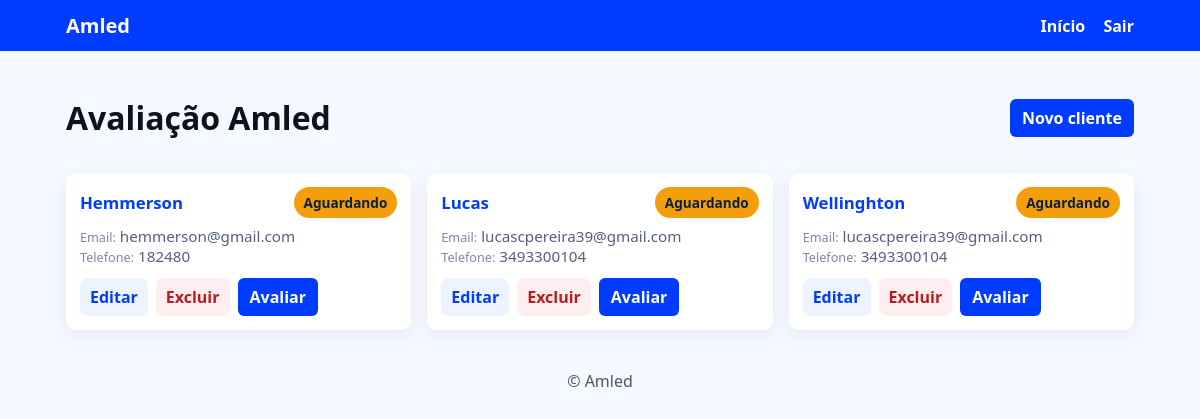
The app's page / (signed in) with its own data.
### clientes/models.py (models this page shows, shortened)
class Client(models.Model):
    nome = models.CharField(max_length=200)
    email = models.EmailField(blank=True)
    telefone = models.CharField(max_length=30, blank=True)
    criado_por = models.ForeignKey(settings.AUTH_USER_MODEL, on_delete=models.CASCADE)
    criado_em = models.DateTimeField(auto_now_add=True)

### clientes/views.py (the view)
# urls.py: path('', views.client_list, name='list'),
@login_required
def client_list(request):
    qs = Client.objects.filter(criado_por=request.user).order_by('-criado_em')
    for client in qs:
        latest = client.avaliacoes.order_by('-criado_em').first()
        if latest is None:
            client.status = 'Aguardando Avaliação'
        else:
            client.status = 'Aprovado' if latest.aprovado else 'Reprovado'
    return render(request, 'clientes/client_list.html', {'clients': qs})

### templates/clientes/client_list.html
{% extends 'base.html' %}
{% block content %}
  <div style="display:flex;align-items:center;justify-content:space-between">
    <h1>Avaliação Amled</h1>
    <a class="btn" href="{% url 'clientes:create' %}">Novo cliente</a>
  </div>
  <div class="clients-grid">
    {% for c in clients %}
      <div class="client-card">
        <div>
          <div class="client-header">
            <div class="client-name">{{ c.nome }}</div>
            {% if c.status == 'aprovado' %}
              <span class="badge aprovado">Aprovado</span>
            {% elif c.status == 'reprovado' %}
              <span class="badge reprovado">Reprovado</span>
            {% else %}
              <span class="badge aguardando">Aguardando</span>
            {% endif %}
          </div>
          <div class="client-meta">
            <div><small>Email:</small> {{ c.email|default:'—' }}</div>
            <div><small>Telefone:</small> {{ c.telefone|default:'—' }}</div>
          </div>
        </div>
        <div class="actions">
          <a class="btn-secondary" href="{% url 'clientes:edit' c.pk %}">Editar</a>
          <a class="btn-danger" href="{% url 'clientes:delete' c.pk %}">Excluir</a>
          <a class="btn" href="{% url 'clientes:avaliar' c.pk %}">Avaliar</a>
        </div>
      </div>
    {% empty %}
      <div class="form-card">Nenhum cliente cadastrado.</div>
    {% endfor %}
  </div>
{% endblock %}

### static/css/styles.css (style rules this page uses)
:root { --amled-blue:#003cff; --amled-bg:#f5f8ff; --amled-accent:#e8eeff; --text:#0b1220; }
* { box-sizing:border-box }
body { margin:0; font-family: "Segoe UI", Roboto, "Helvetica Neue", Arial, sans-serif; color:var(--text); background:var(--amled-bg); }
a.btn { display:inline-block; padding:8px 12px; background:var(--amled-blue); color:#fff; border-radius:6px; text-decoration:none; font-weight:600; }
.clients-grid { display:grid; grid-template-columns:repeat(auto-fill,minmax(260px,1fr)); gap:16px; margin-top:12px; }
.client-card { background:#fff; border-radius:10px; padding:14px; display:flex; flex-direction:column; justify-content:space-between; box-shadow:0 6px 18px rgba(3,15,85,0.06); transition:transform .12s ease, box-shadow .12s ease; }
.client-header { display:flex;align-items:center;justify-content:space-between;margin-bottom:8px }
.client-name { font-weight:800;color:var(--amled-blue);font-size:1.05rem }
.client-meta { color:#556080;font-size:0.95rem;margin-top:6px }
.client-meta small { color:#7b88a8 }
.actions { display:flex;gap:8px;margin-top:12px }
.btn-secondary { display:inline-block;padding:8px 10px;border-radius:8px;background:#eef4ff;color:var(--amled-blue);text-decoration:none;font-weight:700 }
.btn-danger { display:inline-block;padding:8px 10px;border-radius:8px;background:#ffeef0;color:#b91c1c;text-decoration:none;font-weight:700 }
.badge { display:inline-block;padding:6px 10px;border-radius:999px;font-weight:800;font-size:0.85rem }
.badge.aguardando { background:#f59e0b;color:#08203b }

### records on screen
Client: nome "Hemmerson", shows "Aguardando", email "hemmerson@gmail.com", telefone "182480"
Client: nome "Lucas", shows "Aguardando", email "lucascpereira39@gmail.com", telefone "3493300104"
Client: nome "Wellinghton", shows "Aguardando", email "lucascpereira39@gmail.com", telefone "3493300104"
